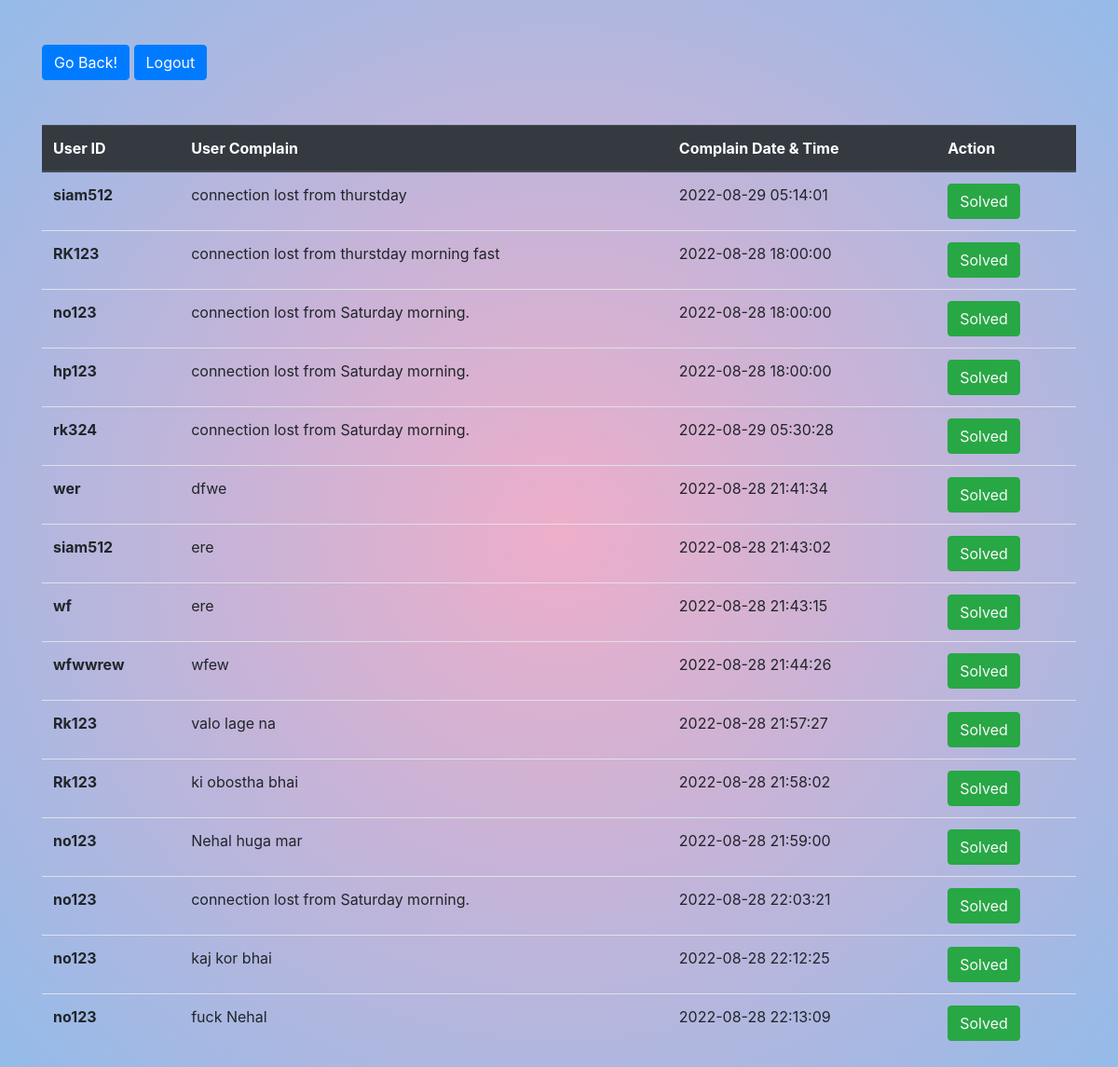
The app's page /displaycomplain.php with its own data.
### tables this page shows
CREATE TABLE `customer_complain` (
  `Complain_box` varchar(300) NOT NULL,
  `complaint_id` int(10) UNSIGNED NOT NULL,
  `User_ID` varchar(30) DEFAULT NULL,
  `c_date` timestamp NULL DEFAULT current_timestamp()
);

### displaycomplain.php (the view, shortened to what this page needs)
<?php
$con= mysqli_connect("localhost","root","","company");
?>
<!DOCTYPE html>
<html lang="en">
<head>
    <link rel="stylesheet" href="https://cdn.jsdelivr.net/npm/bootstrap@4.4.1/dist/css/bootstrap.min.css">
</head>
<body style="background: radial-gradient(circle, rgba(238,174,202,1) 0%, rgba(148,187,233,1) 100%);">
<div class="container">
<button class="btn btn-primary my-5" input type="button"class="text-light" onclick="history.back()">Go Back!</button>
<button class="btn btn-primary my-5"><a href="login.php" class="text-light">Logout</a></button>
        <table class="table">
            <thead class="thead-dark">
                <tr>
                    <th scope="col">User ID</th>
                    <th scope="col">User Complain</th>
                    <th scope="col">Complain Date & Time</th>
                    <th scope="col">Action</th>
                </tr>
            </thead>
            <tbody>
                <?php
                $sql = "SELECT * FROM `customer_complain`";
                $result = mysqli_query($con, $sql);
                if (mysqli_num_rows($result) ) {
                    while ($row = mysqli_fetch_assoc($result)) {
                        $id = $row['User_ID'];
                        $Complain = $row['Complain_box'];
                        $date=$row['c_date'];
                        echo '<tr>
                        <th scope="row">' . $id . '</th>
                        <td>' . $Complain . '</td>
                        <td>' . $date . '</td>
                        <td>
                        <button class="btn btn-success"><a href="delcom.php ? delid='.$id.'" class="text-light">Solved</a></button>
                        </td>
                    </tr>';
                    }
                }
                ?>
            </tbody>
        </table>
    </div>
</body>
</html>

### records on screen
customer_complain: User_ID "siam512", Complain_box "connection lost from thurstday", c_date "2022-08-29 05:14:01"
customer_complain: User_ID "RK123", Complain_box "connection lost from thurstday morning fast", c_date "2022-08-28 18:00:00"
customer_complain: User_ID "no123", Complain_box "connection lost from Saturday morning.", c_date "2022-08-28 18:00:00"
customer_complain: User_ID "hp123", Complain_box "connection lost from Saturday morning.", c_date "2022-08-28 18:00:00"
customer_complain: User_ID "rk324", Complain_box "connection lost from Saturday morning.", c_date "2022-08-29 05:30:28"
customer_complain: User_ID "wer", Complain_box "dfwe", c_date "2022-08-28 21:41:34"
customer_complain: User_ID "siam512", Complain_box "ere", c_date "2022-08-28 21:43:02"
customer_complain: User_ID "wf", Complain_box "ere", c_date "2022-08-28 21:43:15"
customer_complain: User_ID "wfwwrew", Complain_box "wfew", c_date "2022-08-28 21:44:26"
customer_complain: User_ID "Rk123", Complain_box "valo lage na", c_date "2022-08-28 21:57:27"
customer_complain: User_ID "Rk123", Complain_box "ki obostha bhai", c_date "2022-08-28 21:58:02"
customer_complain: User_ID "no123", Complain_box "Nehal huga mar", c_date "2022-08-28 21:59:00"
customer_complain: User_ID "no123", Complain_box "connection lost from Saturday morning.", c_date "2022-08-28 22:03:21"
customer_complain: User_ID "no123", Complain_box "kaj kor bhai", c_date "2022-08-28 22:12:25"
customer_complain: User_ID "no123", Complain_box "fuck Nehal", c_date "2022-08-28 22:13:09"
